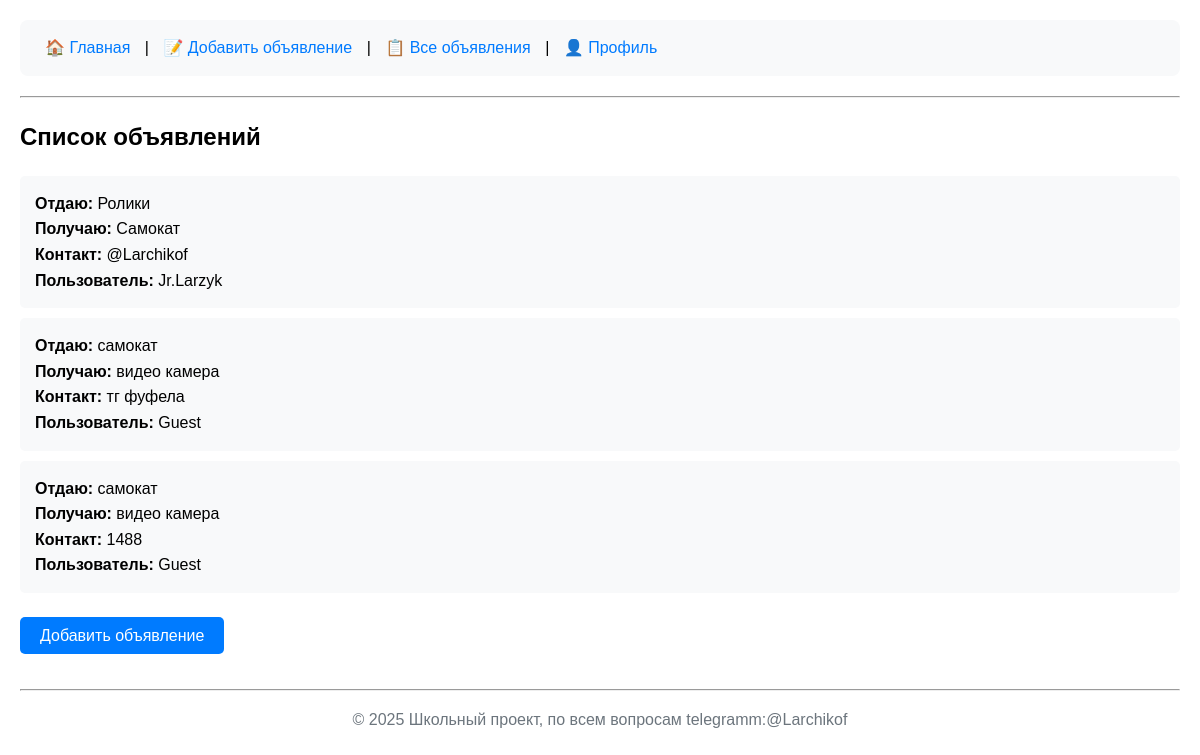
Screenshot of /offer with the database file from the repository.
### Barter/app/db.py (models this page shows)
class Offer(Base):
    __tablename__ = "offers"
    id = Column(Integer, primary_key=True, index=True)
    give = Column(String, nullable=False)
    get = Column(String, nullable=False)
    contact = Column(String, nullable=False)
    owner_id = Column(Integer, ForeignKey("users.id"))
    owner = relationship("User", back_populates="offers")

class User(Base):
    __tablename__ = "users"
    id = Column(Integer, primary_key=True, index=True)
    username = Column(String, unique=True, index=True, nullable=False)
    email = Column(String, unique=True, index=True, nullable=False)
    full_name = Column(String, nullable=True)
    phone = Column(String, nullable=True)
    registration_date = Column(DateTime, default=datetime.datetime.utcnow)
    rating = Column(Integer, default=0)
    offers = relationship("Offer", back_populates="owner")

### Barter/app/main.py (the view)
@app.get("/offer", response_class=HTMLResponse)
async def offer_list(request: Request, db: Session = Depends(get_db)):
    offers = db.query(Offer).all()
    return templates.TemplateResponse("offer_list.html", {"request": request, "offers": offers})

### Barter/app/templates/offer_list.html (shortened to what this page needs)
{% extends "base.html" %}
{% block content %}
<h2>Список объявлений</h2>
{% if offers %}
    <ul style="list-style-type: none; padding: 0;">
    {% for offer in offers %}
        <li style="background: #f8f9fa; padding: 15px; border-radius: 5px; margin: 10px 0;">
            <strong>Отдаю:</strong> {{ offer.give }}<br>
            <strong>Получаю:</strong> {{ offer.get }}<br>
            <strong>Контакт:</strong> {{ offer.contact }}<br>
            <strong>Пользователь:</strong> {{ offer.owner.username }}
        </li>
    {% endfor %}
    </ul>
{% else %}
    <div style="background: #fff3cd; padding: 15px; border-radius: 5px; margin: 20px 0;">
        <p>🔍 <strong>Внимание:</strong> Пока что объявлений нет</p>
        <p>Будьте первым, кто добавит объявление!</p>
    </div>
{% endif %}
<div style="margin-top: 30px;">
    <a href="/addoffer" style="padding: 10px 20px; background: #007bff; color: white; text-decoration: none; border-radius: 5px;">
        Добавить объявление
    </a>
</div>
{% endblock %}

### Barter/app/templates/base.html (shortened to what this page needs)
<!DOCTYPE html>
<html lang="ru">
<head>
</head>
<body>
    <header>
        <nav>
            <a href="/">🏠 Главная</a> |
            <a href="/addoffer">📝 Добавить объявление</a> |
            <a href="/offer">📋 Все объявления</a> |
            <a href="/profile">👤 Профиль</a>
        </nav>
        <hr>
    </header>
    <main>
        {% block content %}{% endblock %}
    </main>
    <footer>
        <hr>
        <p>&copy; 2025 Школьный проект, по всем вопросам telegramm:@Larchikof</p>
    </footer>
</body>
</html>

### Barter/app/templates/base.html (style rules this page uses)
body { font-family: Arial, sans-serif; margin: 0; padding: 20px; line-height: 1.6; }
header nav { background: #f8f9fa; padding: 15px; border-radius: 8px; margin-bottom: 20px; }
header nav a { margin: 0 10px; text-decoration: none; color: #007bff; }
footer { margin-top: 40px; text-align: center; color: #6c757d; }

### rows the page displays
Offer: give "Ролики", get "Самокат", contact "@Larchikof", owner.username "Jr.Larzyk"
Offer: give "самокат", get "видео камера", contact "тг фуфела", owner.username "Guest"
Offer: give "самокат", get "видео камера", contact "1488", owner.username "Guest"
